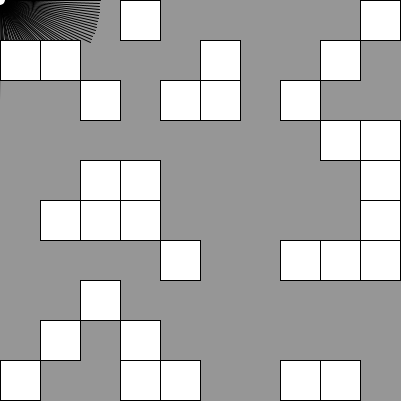
Frame 1 (no input)
Frame 60 (the mouse pressed at the canvas centre just before this capture): identical to frame 1, image omitted
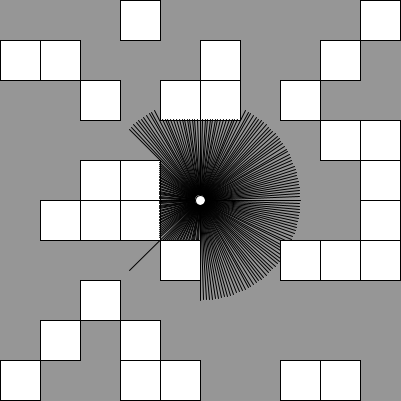
Frame 120 (the mouse held since frame 60 and released just before this capture)

The Processing sketch that drew these frames (run headless with seeded random() and noise(); from frame 60 on, the mouse is pressed at the canvas centre):

// Processing sketch: raytracing
// ── raytracing.pde
import java.util.List;
import java.util.ArrayList;

Player player;
List<Block> blocks;

void setup() {
  size(401,401);
  
  blocks = new ArrayList<Block>();
  
  for (int y = 0; y < (height-1)/40; y++) {
    for (int x = 0; x < (width-1)/40; x++) {
      if (random(1) < 0.24)
        blocks.add(new Block(x * 40, y * 40));
    }
  }
  
  player = new Player(width/2, height/2, blocks);
}

void draw() {
  background(150);
  
  for (Block block : blocks) {
    block.draw();
  }
  
  player.update();
  player.draw();
}

// ── Block.pde
class Block {
  
  private int x;
  private int y;

  Block(int x, int y) {
    this.x = x;
    this.y = y;
  }
  
  void draw() {
  
    rect(x, y, 40, 40);
  }
  
  boolean collide(float x, float y) {
    return (x > this.x && x < this.x + 40) && (y > this.y && y < this.y + 40);
  }


}

// ── Player.pde
import java.util.List;

class Player {

  private int x;
  private int y;
  private List<Block> blocks;
  
  Player(int x, int y, List<Block> blocks) {
    this.x = x;
    this.y = y;
    
    this.blocks = blocks;
  }
  
  void draw() {
    
    for (double a = 0; a < TWO_PI; a+= TWO_PI / 200) {
      int r = 0;
      
      float dx = x;
      float dy = y;
      
      while (r < 100) {
        
        final float vx = cos((float)a);
        final float vy = sin((float)a);
      
        dx += vx;
        dy += vy;
        
        r += 1;
        
        for (Block block : blocks) {
          if (block.collide(dx,dy)) r = 100;
        }
      
      }
      
      line(x, y, dx, dy);
    }
    
    ellipse(x, y, 10, 10);
  }
  
  void update() {
    x = mouseX;
    y = mouseY;
  }

}
